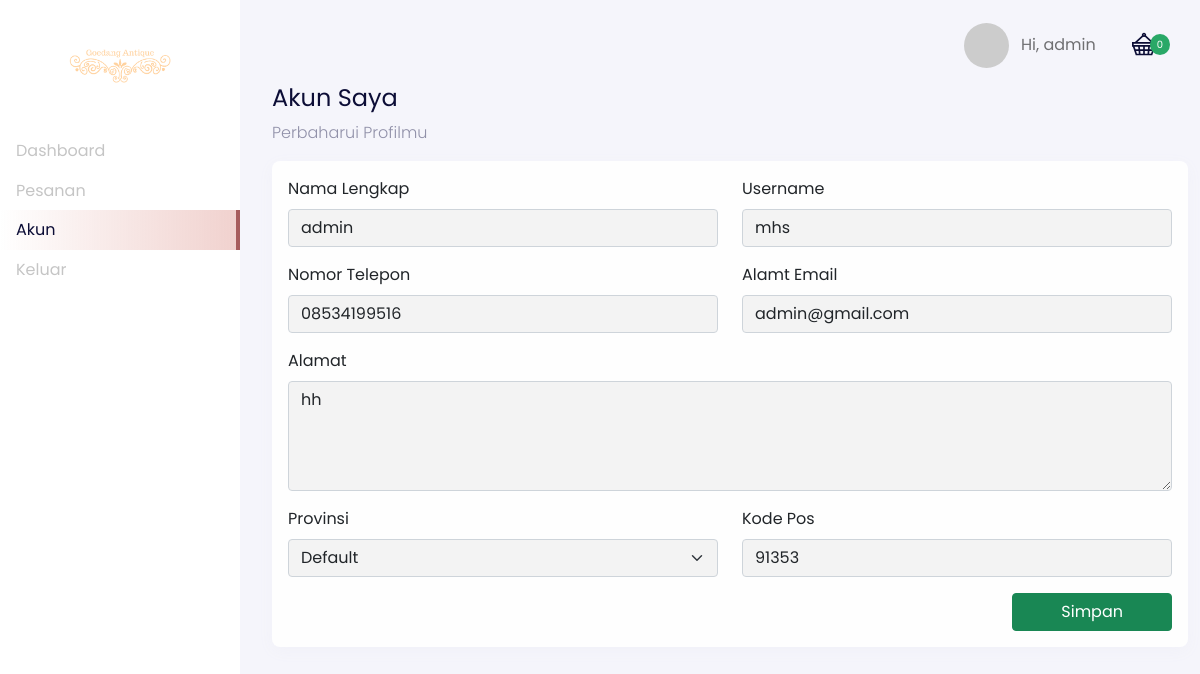
The page /frontend/dashboard-account.php (signed in) on the database its author committed.
### tables this page shows
CREATE TABLE `users` (
  `users_id` int(11) NOT NULL,
  `name` varchar(25) NOT NULL,
  `username` varchar(20) DEFAULT NULL,
  `phone_number` varchar(12) DEFAULT NULL,
  `email` varchar(50) NOT NULL,
  `email_verified_at` varchar(50) DEFAULT NULL,
  `password` text NOT NULL,
  `provinces_id` int(11) DEFAULT NULL,
  `address` text,
  `zip_code` varchar(11) DEFAULT NULL,
  `roles` enum('USER','ADMIN') NOT NULL DEFAULT 'USER'
);

CREATE TABLE `provinces` (
  `provinces_id` int(11) NOT NULL,
  `provinces_name` varchar(50) NOT NULL,
  `shipping_cost` int(25) NOT NULL
);

### frontend/dashboard-account.php (the view, shortened to what this page needs)
<?php include 'components/header.php'; ?>
<body>
  <div class="page-dashboard">
    <div class="d-flex"  id="wrapper" data-aos="fade-right">
        <div class="border-right" id="sidebar-wrapper">
          <div class="sidebar-heading text-center">
            <a href="../index.php">
              <img src="../images/dashboard-logo.png" alt="" srcset="" class="my-4" width="120px">
            </a>
          </div>
          <div class="list-group list-group-flush">
              <a href="dashboard.php" class="list-group-item list-group-item-action">Dashboard</a>
              <a href="dashboard-transactions.php" class="list-group-item list-group-item-action">Pesanan</a>
              <a href="dashboard-account.php" class="list-group-item list-group-item-action active">Akun</a>
              <a href="../logout.php" class="list-group-item list-group-item-action">Keluar</a>
            </div>
        </div>
        <div id="page-content-wrapper">
          <?php include 'components/navbar.php'; ?>
          <div class="section-content section-dashboard-home mt-0" data-aos="fade-up">
            <div class="container-fluid">
              <div class="dashboard-heading">
                <h2 class="dashboard-title">Akun Saya</h2>
                <p class="dashboard-subtitle">
                  Perbaharui Profilmu
                </p>
              </div>
              <div class="dashboard-content">
                <div class="row">
                    <div class="col-12">
                      <form action="dashboard-account-update.php" method="POST">
                        <div class="card">
                          <div class="card-body">
                          <?php
                            $users_id = $_SESSION["id"];
                            $query = mysqli_query($config, "SELECT * FROM users JOIN provinces ON users.provinces_id=provinces.provinces_id  WHERE users_id='$users_id'");
                            while ($data = mysqli_fetch_array($query)) {
                          ?>
                            <div class="row">
                              <div class="col-md-6">
                                <div class="mb-3">
                                  <label for="name" class="form-label">Nama Lengkap</label>
                                  <input type="text" class="form-control" id="name" name="name" value="<?= $data['name']; ?>">
                                </div>
                              </div>
                              <div class="col-md-6">
                                <div class="mb-3">
                                  <label for="username" class="form-label">Username</label>
                                  <input type="text" class="form-control" id="username" name="username"
                                  value="<?= $data['username']; ?>">
                                </div>
                              </div>
                              <div class="col-md-6">
                                <div class="mb-3">
                                  <label for="phone_number" class="form-label">Nomor Telepon</label>
                                  <input type="text" class="form-control" id="phone_number" name="phone_number" value="<?= $data['phone_number']; ?>">
                                </div>
                              </div>
                              <div class="col-md-6">
                                <div class="mb-3">
                                  <label for="email" class="form-label">Alamt Email</label>
                                  <input type="text" class="form-control" id="email" name="email" value="<?= $data['email']; ?>">
                                </div>
                              </div>
                              <div class="col-md-12">
                                <div class="mb-3">
                                  <label for="address" class="form-label">Alamat</label>
                                  <textarea name="address" id="address" cols="30" rows="4" class="form-control"><?= $data['address']; ?></textarea>
                                </div>
                              </div>
                              <div class="col-md-6">
                                <div class="mb-3">
                                  <label for="provinces" class="form-label">Provinsi</label>
                                  <select id="provinces_id" name="provinces_id" class="form-select" required>
                                    <option value="<?= $data['provinces_id']; ?>" selected><?= $data['provinces_name']; ?></option>
                                    <?php
                                      $query = mysqli_query($config, "SELECT * FROM provinces");
                                    ?>
                                  </select>
                                </div>
                              </div>
                              <div class="col-md-6">
                                <div class="mb-3">
                                  <label for="zip_code" class="form-label">Kode Pos</label>
                                  <input type="text" class="form-control" id="zip_code" name="zip_code"
                                  value="<?= $data['zip_code']; ?>">
                                </div>
                              </div>
                            </div>
                            <div class="row">
                              <div class="col text-end">
                                <button type="submit" name="submit" class="btn btn-success px-5">Simpan</button>
                              </div>
                            </div>
                          </div>
                        </div>
                      </form>
                      <?php
                        }
                      ?>
                    </div>
                  </div>
                </div>
            </div>
          </div>
        </div>
    </div>
  </div>
</body>
</html>

### rows shown on the page
users: name "admin", username "mhs", phone_number "08534199516", email "admin@gmail.com", address "hh", provinces_id "Default", zip_code "91353"

### other values the page prints
$_SESSION['name'] "admin"
$data['cartCount'] "0"
